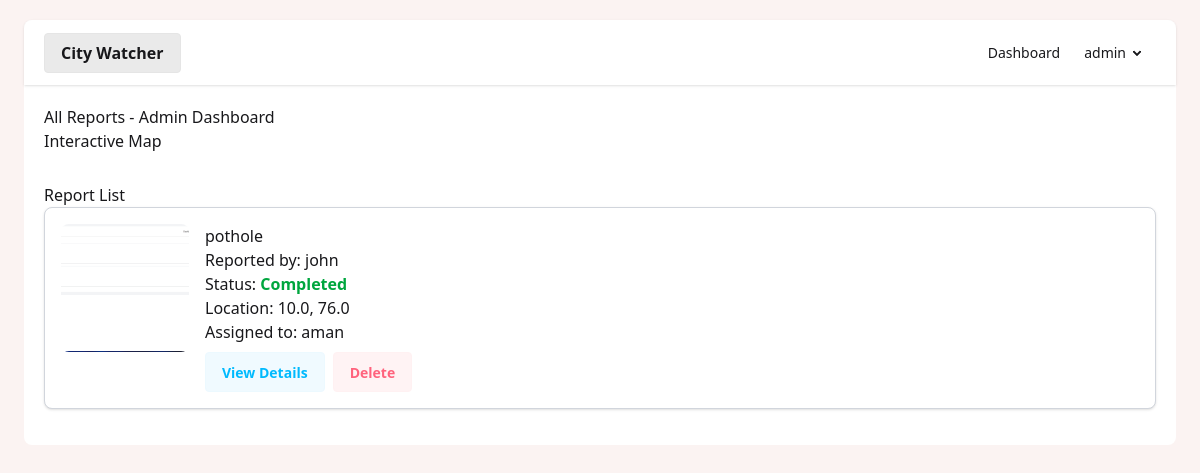
The app's page /dashboard/ (signed in) with its own data.
### citywatcherApp/models.py (models this page shows, shortened)
class Report(models.Model):
    STATUS_CHOICES = (
        ('pending', 'Pending'),
        ('assigned', 'Assigned'),
        ('completed', 'Completed'),
    )
    title = models.CharField(max_length=200)
    description = models.TextField()
    image = models.ImageField(upload_to='reports/')
    latitude = models.FloatField()
    longitude = models.FloatField()
    status = models.CharField(max_length=20, choices=STATUS_CHOICES, default='pending')
    citizen = models.ForeignKey(User, on_delete=models.CASCADE, related_name='reports')
    worker = models.ForeignKey(User, on_delete=models.SET_NULL, null=True, blank=True, related_name='assigned_reports')
    created_at = models.DateTimeField(auto_now_add=True)
    updated_at = models.DateTimeField(auto_now=True)

### citywatcherApp/views.py (the view)
# urls.py: path('dashboard/', views.dashboard, name='dashboard'),
@login_required
def dashboard(request):
    try:
        profile = UserProfile.objects.get(user=request.user)
    except UserProfile.DoesNotExist:
        if request.user.is_superuser:
            profile = UserProfile.objects.create(user=request.user, user_type='admin')
        else:
            messages.error(request, 'User profile not found. Please contact admin.')
            return redirect('login')
    if profile.user_type == 'citizen':
        reports = Report.objects.filter(citizen=request.user)
        return render(request, 'citizen_dashboard.html', {'reports': reports})
    elif profile.user_type == 'worker':
        reports = Report.objects.filter(worker=request.user)
        return render(request, 'worker_dashboard.html', {'reports': reports})
    elif profile.user_type == 'admin':
        reports = Report.objects.all()
        workers = User.objects.filter(userprofile__user_type='worker')
        m = folium.Map(location=[10.0, 76.0], zoom_start=10)
        for report in reports:
            color = 'red' if report.status == 'pending' else 'orange' if report.status == 'assigned' else 'green'
            popup_html = f"""
                <b>{report.title}</b><br>
                Status: {report.status}<br>
                <a href='/report/{report.id}/' target='_blank'>View Details</a>
            """
            folium.Marker(
                [report.latitude, report.longitude],
                popup=folium.Popup(popup_html, max_width=200),
                icon=folium.Icon(color=color)
            ).add_to(m)
        map_html = m._repr_html_()
        return render(request, 'admin_dashboard.html', {
            'reports': reports,
            'workers': workers,
            'map_html': map_html
        })
    return redirect('login')

### templates/admin_dashboard.html (shortened to what this page needs)
{% extends 'base.html' %}
{% block content %}
<h2>All Reports - Admin Dashboard</h2>
<h3>Interactive Map</h3>
<h3>Report List</h3>
{% for report in reports %}
<div class="report-card flex gap-4">
    {% if report.image %}
    <div class="flex-shrink-0">
        <img src="{{ report.image.url }}" alt="{{ report.title }}" class="w-32 h-32 object-cover rounded-lg">
    </div>
    {% endif %}
    <div class="flex-1">
        <h3>{{ report.title }}</h3>
        <p>Reported by: {{ report.citizen.username }}</p>
        <p>Status: <span class="status-{{ report.status }}">{{ report.get_status_display }}</span></p>
        <p>Location: {{ report.latitude }}, {{ report.longitude }}</p>
        {% if report.worker %}
        <p>Assigned to: {{ report.worker.username }}</p>
        {% endif %}
        <div class="flex gap-2 mt-2">
            <a class="btn btn-soft btn-info" href="{% url 'report_detail' report.id %}">View Details</a>
            <form method="post" action="{% url 'delete_report' report.id %}"
                onsubmit="return confirm('Are you sure you want to delete this report?');" style="display: inline;">
                <button type="submit" class="btn btn-soft btn-error">Delete</button>
            </form>
        </div>
    </div>
</div>
{% empty %}
<p>No reports yet.</p>
{% endfor %}
{% endblock %}

### templates/base.html (shortened to what this page needs)
<!DOCTYPE html>
<html>
<head>
    <link href="https://cdn.jsdelivr.net/npm/daisyui@5" rel="stylesheet" type="text/css" />
    <script src="https://cdn.jsdelivr.net/npm/@tailwindcss/browser@4"></script>
    <link rel="stylesheet" href="https://cdnjs.cloudflare.com/ajax/libs/font-awesome/6.4.2/css/all.min.css"
 />
</head>
<body>
    <div class="{% if user.is_authenticated %}container{% else %}max-w-md mx-auto{% endif %}">
        {% if user.is_authenticated %}
        <div class="navbar bg-base-100 shadow-sm rounded-t-lg -mx-5 -mt-5 mb-5 px-5" style="width: calc(100% + 40px);">
            <div class="flex-1">
                <a href="{% url 'dashboard' %}"><button class="btn btn-soft text-base">City Watcher</button></a>
            </div>
            <div class="flex-none">
                <ul class="menu menu-horizontal px-1">
                    <li><a href="{% url 'dashboard' %}">Dashboard</a></li>
                    <li>
                        <details>
                            <summary>{{ user.username }}</summary>
                        </details>
                    </li>
                </ul>
            </div>
        </div>
        {% endif %}
        {% block content %}{% endblock %}
    </div>
</body>
</html>

### records on screen
Report: image (picture), title "pothole", citizen.username "john", status "Completed", latitude "10.0", longitude "76.0", worker.username "aman"

### other values on screen
{{ user.username }} "admin"
